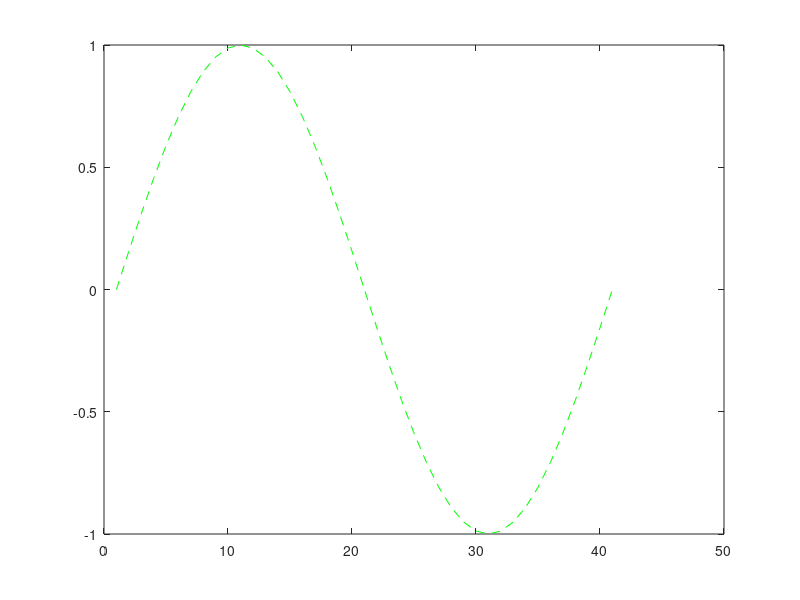

MATLAB code to generate this figure:
%简单绘图 
% plot(cos(0:pi/20:2*pi))
% plot(cos(0:pi/20:2*pi),'or')
% plot(cos(0:pi/20:2*pi),'--r')

% hold on
plot(cos(0:pi/20:2*pi),'or')
plot(sin(0:pi/20:2*pi),'--g')
% hold off